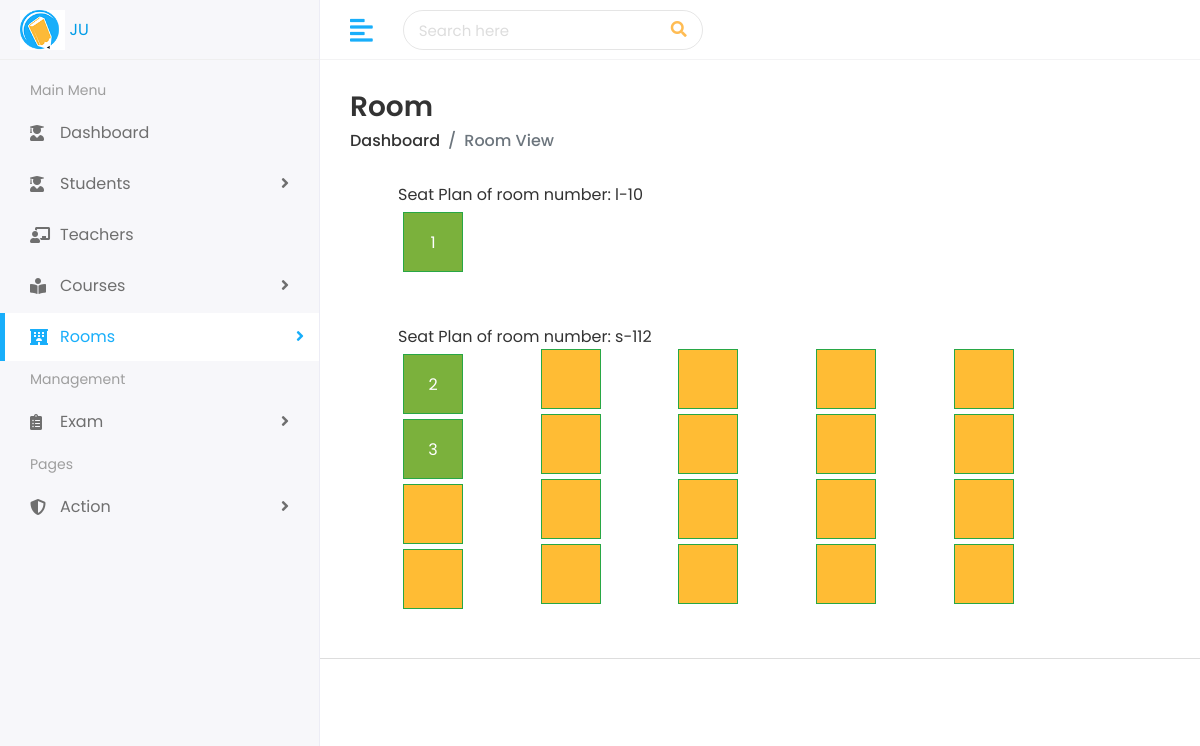
The app's page /teacher/viewroom.php?examid=40 (signed in) with its own data.
### tables this page shows
CREATE TABLE `room` (
  `roomid` varchar(500) NOT NULL,
  `columncount` int NOT NULL,
  `capacity` int NOT NULL
);

### teacher/viewroom.php (the view, shortened to what this page needs)
<?php
include("header.php");
$examid = $_GET['examid'];
?>
<div class="page-wrapper">
    <div class="content container-fluid">
        <div class="page-header">
            <div class="row align-items-center">
                <div class="col">
                    <h3 class="page-title">Room</h3>
                    <ul class="breadcrumb">
                        <li class="breadcrumb-item"><a href="index.html">Dashboard</a></li>
                        <li class="breadcrumb-item active">Room View</li>
                    </ul>
                </div>
            </div>
        </div>
        <div class="row">
            <div class="col-sm-10 ml-5">
                <?php
                $query = "select * from exam where examid='" . $examid . "';";
                $result = $conn->query($query);
                $rooms = "";
                if ($result->num_rows > 0) {
                    while ($row = $result->fetch_assoc()) {
                        $rooms = $row['rooms'];
                    }
                }
                $obj = json_decode($rooms);
                foreach ($obj as $roomId => $seats) {
                    if ($roomId == 'name') {
                        continue;
                    }
                    $query5 = "select * from room where roomid='" . $roomId . "';";
                    $result5 = $conn->query($query5);
                    $columncount = 0;
                    if ($result5->num_rows > 0) {
                        while ($row5 = $result5->fetch_assoc()) {
                            $columncount = $row5['columncount'];
                        }
                    }
                    echo "Seat Plan of room number: " . $roomId . "<br>";
                    echo '<div class="csscolumn mb-5" style="column-count:'.$columncount.'; column-gap: 10px;">';
                    foreach ($seats as $seat => $seatval) {
                        if ($seat == 'name') {
                            continue;
                        }
                        if ($seatval == -1) {
                            echo '<span  class="border border-success bg-warning" style="display:block;width:60px;height:60px;text-align: center;
                            vertical-align: middle;line-height: 60px;margin:5px ;break-inside: avoid-column;"></span>';
                        } else {
                            $query = "SELECT * FROM `attendance` WHERE `examid`= '" . $examid . "' and `roomid`='" . $roomId . "' and `seat`='" . $seat . "' and `seatval`='" . $seatval . "';";
                            $result = $conn->query($query);
                            if ($result->num_rows == 0) {
                                echo '<span class="border border-success" style="display:block;width:60px;height:60px;text-align: center;
                                vertical-align: middle;line-height: 60px;margin:5px; break-inside: avoid-column;">' . $seatval . '</span>';
                            } else {
                                echo '<span class="border border-success bg-success text-white" style="display:block;width:60px;height:60px;text-align: center;
                                vertical-align: middle;line-height: 60px;margin:5px; break-inside: avoid-column;">' . $seatval . '</span>';
                            }
                        }
                    }
                    echo '</div>';
                }
                ?>
            </div>
        </div>
    </div>
    <?php
    include("footer.php");
    ?>

### teacher/assets/css/style.css (style rules this page uses)
html { height: 100%; }
body { background-color: #fff; color: #333; font-family: 'Poppins', sans-serif; font-size: 1rem; height: 100%; line-height: 1.5; overflow-x: hidden; }
h1, h2, h3, h4, h5, h6 { font-family: 'Poppins', sans-serif; margin-top: 0; }
a { color: #009ce7; }
input, button, a { transition: all 0.4s ease; -moz-transition: all 0.4s ease; -o-transition: all 0.4s ease; -ms-transition: all 0.4s ease; -webkit-transition: all 0.4s ease; }
ul, ol { padding: 0px; list-style: none; }
.bg-success, .badge-success { background-color: #7bb13c !important; }
.bg-warning, .badge-warning { background-color: #ffbc34 !important; }
.page-wrapper { margin-left: 320px; padding-top: 60px; position: relative; transition: all 0.4s ease; }
.page-wrapper > .content { padding: 1.875rem 1.875rem 0; }
.page-header { margin-bottom: 1.875rem; }
.page-header .breadcrumb { background-color: transparent; color: #6c757d; font-size: 1rem; font-weight: 500; margin-bottom: 0; padding: 0; }
.page-header .breadcrumb a { color: #333; }
.page-title { font-size: 28px; font-weight: 600; color: #333; margin-bottom: 5px; }

### records on screen
room: roomId "l-10", seatval "1"
room: roomId "s-112", seatval "2", seatval "3"
